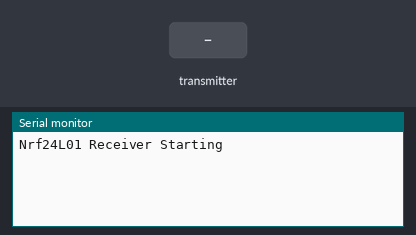
The sketch below on a simulated Arduino Uno, built with avr-gcc and run on an emulated ATmega328P. On the bench: the last lines printed to the serial monitor. Inputs (shaded band) come from the test bench. No radio packets arrive unless stated.

Above: at 1.3 s.
1.4 s: the transmitter starts sending input.0 = 0
At 1.83 s:
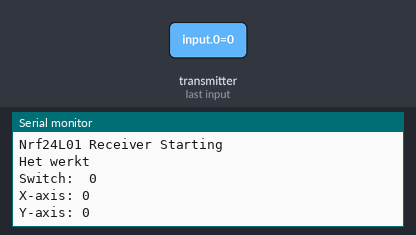
3.0 s: the transmitter starts sending input.0 = 256
6.0 s: the transmitter starts sending input.1 = 256
10.5 s: the transmitter starts sending input.2 = 1023
At 10.86 s:
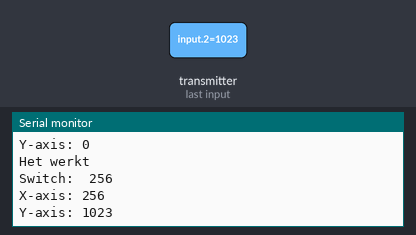
13.5 s: the transmitter starts sending input.1 = 512
Timing chart, 0 to 16.0 s (numbered marks = the images above; inputs shaded):
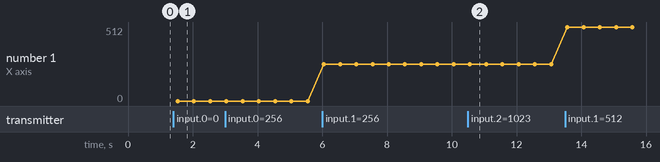

The sketch:

joystick_Receiver.ino
```cpp
/*-----( Import needed libraries )-----*/
#include <SPI.h>
#include <nRF24L01.h>
#include <RF24.h>

/*-----( Declare Constants and Pin Numbers )-----*/
#define CE_PIN   9
#define CSN_PIN 10

// NOTE: the "LL" at the end of the constant is "LongLong" type
const uint64_t pipe = 0xE8E8F0F0E1LL; // Define the transmit pipe


/*-----( Declare objects )-----*/
RF24 radio(CE_PIN, CSN_PIN); // Create a Radio

/*-----( Declare Variables )-----*/
int input[3];
int done;

void setup()   /****** SETUP: RUNS ONCE ******/
{
  Serial.begin(9600);
  Serial.println("Nrf24L01 Receiver Starting");

  radio.begin();
  radio.openReadingPipe(1,pipe);
  radio.startListening();
}//--(end setup )---


void loop()   /****** LOOP: RUNS CONSTANTLY ******/
{
  if ( radio.available() )
  {
    Serial.println("Het werkt");

    // Fetch the data payload

      done = radio.read(input, sizeof(input));

      Serial.print("Switch:  ");
      Serial.print(input[0]);
      Serial.print("\n");
      Serial.print("X-axis: ");
      Serial.print(input[1]);
      Serial.print("\n");
      Serial.print("Y-axis: ");
      Serial.println(input[2]);
      Serial.print("\n\n");
  } //end if radio available
  delay(500);
}//--(end main loop )---

/*-----( Declare User-written Functions )-----*/

//NONE
//*********( THE END )***********
```

Measured:
- after the input at 1.4 s, the serial monitor: prints a new line after 0.11 s (image 1)
- after the input at 10.5 s, the serial monitor: prints a new line after 0.07 s (image 2)
- plotted number 1: 256 → 512 after the input at 13.5 s
